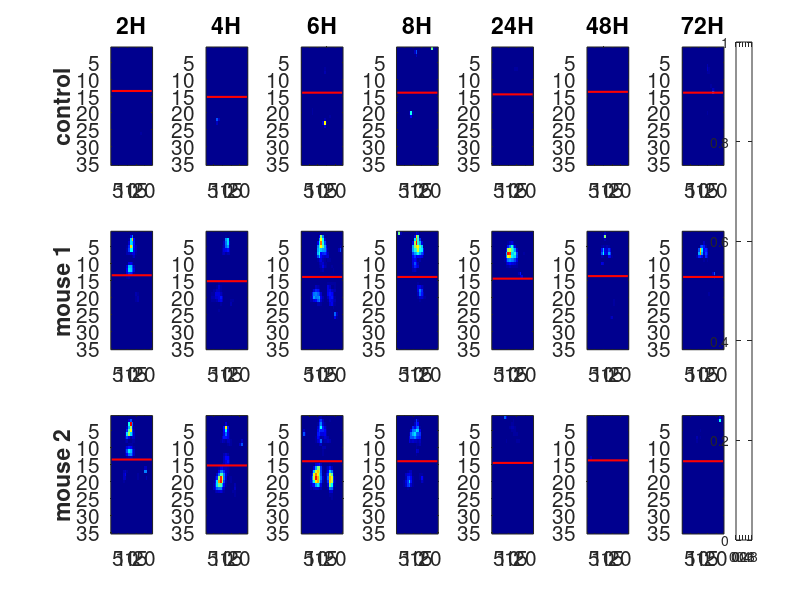

Recreate this plot in MATLAB. (Note: this script raises an error after producing the figure.)
%% Compile all the image information from the experiment BalbC-WT-PAK_P1-2015-02-24-Female in a single data structure
% In the experiment WT immunocompetent mice were treated with phage

clc
clear
close all

%% Load the image information from 2 to 72 hours post infection

load mice_data_2H.mat
load mice_data_4H.mat
load mice_data_6H.mat
load mice_data_8H.mat
load mice_data_24H.mat
load mice_data_48H.mat
load mice_data_72H.mat

load border_2H.mat
load border_4H.mat
load border_6H.mat
load border_8H.mat
load border_24H.mat
load border_48H.mat
load border_72H.mat


% pad zeros so all images are of the same size (n x m)
default_size = [35 24];
num_mice = size(mice_data_2H, 3);
for n = 1:num_mice
    
    if n <= size(mice_data_2H, 3)
        
        img_size = size(mice_data_2H(:,:,n));
        img = mice_data_2H(:,:,n);
        check_size = (img_size == default_size);
        time = {'H2'};
              
        
        if sum(check_size) == 2
            
            all_data(n).(time{1}) = img;
            
        elseif sum(check_size) == 1
            
            ind_pad = find(~check_size);
            num_to_pad = default_size(ind_pad) - img_size(ind_pad);
            if ind_pad == 1
                
                zero_pad = zeros(num_to_pad, img_size(2));
                img_wpad = [img; zero_pad];
            else
                zero_pad = zeros(img_size(1), num_to_pad);
                img_wpad = [img zero_pad];
            end
            
           all_data(n).(time{1}) = img_wpad;
            
        else
            rows_to_pad = default_size(1) - img_size(1);
            cols_to_pad = default_size(2) - img_size(2);
            zero_pad_rows = zeros(rows_to_pad, img_size(2));
            img_wpad = [img; zero_pad_rows];
            img_size_wpad = size(img_wpad);
            zero_pad_cols = zeros(img_size_wpad(1), cols_to_pad);
            img_wpad = [img_wpad zero_pad_cols];
            all_data(n).(time{1}) = img_wpad;
        end
        
        disp(size(all_data(n).(time{1})))
        top_bottom = all_data(n).(time{1});
        border = border_2H;
        border = round(border);
        if numel(border) == 1
            
            top_data(n).(time{1}) = top_bottom(1:border, :);
            bottom_data(n).(time{1}) = top_bottom(border+1:end, :);
            
        else
            
            top_data(n).(time{1}) = top_bottom(1:border(n), :);
            bottom_data(n).(time{1}) = top_bottom(border(n)+1:end, :);
            
        end
        
    end
    
end

default_size = [35 24];
num_mice = size(mice_data_4H, 3);
for n = 1:num_mice
    
    if n <= size(mice_data_4H, 3)
        
        img_size = size(mice_data_4H(:,:,n));
        img = mice_data_4H(:,:,n);
        check_size = (img_size == default_size);
        time = {'H4'};
        
        if sum(check_size) == 2
            
            all_data(n).(time{1}) = img;
            
        elseif sum(check_size) == 1
            
            ind_pad = find(~check_size);
            num_to_pad = default_size(ind_pad) - img_size(ind_pad);
            if ind_pad == 1
                
                zero_pad = zeros(num_to_pad, img_size(2));
                img_wpad = [img; zero_pad];
            else
                zero_pad = zeros(img_size(1), num_to_pad);
                img_wpad = [img zero_pad];
            end
            
            all_data(n).(time{1}) = img_wpad;
            
        else
            rows_to_pad = default_size(1) - img_size(1);
            cols_to_pad = default_size(2) - img_size(2);
            zero_pad_rows = zeros(rows_to_pad, img_size(2));
            img_wpad = [img; zero_pad_rows];
            img_size_wpad = size(img_wpad);
            zero_pad_cols = zeros(img_size_wpad(1), cols_to_pad);
            img_wpad = [img_wpad zero_pad_cols];
            all_data(n).(time{1}) = img_wpad;
        end
        
        disp(size(all_data(n).(time{1})))
        top_bottom = all_data(n).(time{1});
        border = border_4H;
        border = round(border);
        if numel(border) == 1
            
            top_data(n).(time{1}) = top_bottom(1:border, :);
            bottom_data(n).(time{1}) = top_bottom(border+1:end, :);
            
        else
            
            top_data(n).(time{1}) = top_bottom(1:border(n), :);
            bottom_data(n).(time{1}) = top_bottom(border(n)+1:end, :);
            
        end
    end
    
end


default_size = [35 24];
num_mice = size(mice_data_6H, 3);
for n = 1:num_mice
    
    if n <= size(mice_data_6H, 3)
        
        img_size = size(mice_data_6H(:,:,n));
        img = mice_data_6H(:,:,n);
        check_size = (img_size == default_size);
        time = {'H6'};
        
        if sum(check_size) == 2
            
            all_data(n).(time{1}) = img;
            
        elseif sum(check_size) == 1
            
            ind_pad = find(~check_size);
            num_to_pad = default_size(ind_pad) - img_size(ind_pad);
            if ind_pad == 1
                
                zero_pad = zeros(num_to_pad, img_size(2));
                img_wpad = [img; zero_pad];
            else
                zero_pad = zeros(img_size(1), num_to_pad);
                img_wpad = [img zero_pad];
            end
            
            all_data(n).(time{1}) = img_wpad;
            
        else
            rows_to_pad = default_size(1) - img_size(1);
            cols_to_pad = default_size(2) - img_size(2);
            zero_pad_rows = zeros(rows_to_pad, img_size(2));
            img_wpad = [img; zero_pad_rows];
            img_size_wpad = size(img_wpad);
            zero_pad_cols = zeros(img_size_wpad(1), cols_to_pad);
            img_wpad = [img_wpad zero_pad_cols];
            all_data(n).(time{1}) = img_wpad;
        end
        
        disp(size(all_data(n).(time{1})))
        top_bottom = all_data(n).(time{1});
        border = border_6H;
        border = round(border);
        if numel(border) == 1
            
            top_data(n).(time{1}) = top_bottom(1:border, :);
            bottom_data(n).(time{1}) = top_bottom(border+1:end, :);
            
        else
            
            top_data(n).(time{1}) = top_bottom(1:border(n), :);
            bottom_data(n).(time{1}) = top_bottom(border(n)+1:end, :);
            
        end
    end
    
end


default_size = [35 24];
num_mice = size(mice_data_8H, 3);
for n = 1:num_mice
    
    if n <= size(mice_data_8H, 3)
        
        img_size = size(mice_data_8H(:,:,n));
        img = mice_data_8H(:,:,n);
        check_size = (img_size == default_size);
        time = {'H8'};
        
        if sum(check_size) == 2
            
            all_data(n).(time{1}) = img;
            
        elseif sum(check_size) == 1
            
            ind_pad = find(~check_size);
            num_to_pad = default_size(ind_pad) - img_size(ind_pad);
            if ind_pad == 1
                
                zero_pad = zeros(num_to_pad, img_size(2));
                img_wpad = [img; zero_pad];
            else
                zero_pad = zeros(img_size(1), num_to_pad);
                img_wpad = [img zero_pad];
            end
            
            all_data(n).(time{1}) = img_wpad;
            
        else
            rows_to_pad = default_size(1) - img_size(1);
            cols_to_pad = default_size(2) - img_size(2);
            zero_pad_rows = zeros(rows_to_pad, img_size(2));
            img_wpad = [img; zero_pad_rows];
            img_size_wpad = size(img_wpad);
            zero_pad_cols = zeros(img_size_wpad(1), cols_to_pad);
            img_wpad = [img_wpad zero_pad_cols];
            all_data(n).(time{1}) = img_wpad;
        end
        
        disp(size(all_data(n).(time{1})))
        top_bottom = all_data(n).(time{1});
        border = border_8H;
        border = round(border);
        if numel(border) == 1
            
            top_data(n).(time{1}) = top_bottom(1:border, :);
            bottom_data(n).(time{1}) = top_bottom(border+1:end, :);
            
        else
            
            top_data(n).(time{1}) = top_bottom(1:border(n), :);
            bottom_data(n).(time{1}) = top_bottom(border(n)+1:end, :);
            
        end
    end
    
end


default_size = [35 24];
num_mice = size(mice_data_24H, 3);
for n = 1:num_mice
    
    
    if n <= size(mice_data_24H, 3)
        
        img_size = size(mice_data_24H(:,:,n));
        img = mice_data_24H(:,:,n);
        check_size = (img_size == default_size);
        time = {'H24'};
        
        if sum(check_size) == 2
            
            all_data(n).(time{1}) = img;
            
        elseif sum(check_size) == 1
            
            ind_pad = find(~check_size);
            num_to_pad = default_size(ind_pad) - img_size(ind_pad);
            if ind_pad == 1
                
                zero_pad = zeros(num_to_pad, img_size(2));
                img_wpad = [img; zero_pad];
            else
                zero_pad = zeros(img_size(1), num_to_pad);
                img_wpad = [img zero_pad];
            end
            
            all_data(n).(time{1}) = img_wpad;
            
        else
            rows_to_pad = default_size(1) - img_size(1);
            cols_to_pad = default_size(2) - img_size(2);
            zero_pad_rows = zeros(rows_to_pad, img_size(2));
            img_wpad = [img; zero_pad_rows];
            img_size_wpad = size(img_wpad);
            zero_pad_cols = zeros(img_size_wpad(1), cols_to_pad);
            img_wpad = [img_wpad zero_pad_cols];
            all_data(n).(time{1}) = img_wpad;
        end
        
        disp(size(all_data(n).(time{1})))
        top_bottom = all_data(n).(time{1});
        border = border_24H;
        border = round(border);
        if numel(border) == 1
            
            top_data(n).(time{1}) = top_bottom(1:border, :);
            bottom_data(n).(time{1}) = top_bottom(border+1:end, :);
            
        else
            
            top_data(n).(time{1}) = top_bottom(1:border(n), :);
            bottom_data(n).(time{1}) = top_bottom(border(n)+1:end, :);
            
        end
    end
    
end

default_size = [35 24];
num_mice = size(mice_data_48H, 3);
for n = 1:num_mice
    
    
    if n <= size(mice_data_48H, 3)
        
        img_size = size(mice_data_48H(:,:,n));
        img = mice_data_48H(:,:,n);
        check_size = (img_size == default_size);
        time = {'H48'};
        
        if sum(check_size) == 2
            
            all_data(n).(time{1}) = img;
            
        elseif sum(check_size) == 1
            
            ind_pad = find(~check_size);
            num_to_pad = default_size(ind_pad) - img_size(ind_pad);
            if ind_pad == 1
                
                zero_pad = zeros(num_to_pad, img_size(2));
                img_wpad = [img; zero_pad];
            else
                zero_pad = zeros(img_size(1), num_to_pad);
                img_wpad = [img zero_pad];
            end
            
            all_data(n).(time{1}) = img_wpad;
            
        else
            rows_to_pad = default_size(1) - img_size(1);
            cols_to_pad = default_size(2) - img_size(2);
            zero_pad_rows = zeros(rows_to_pad, img_size(2));
            img_wpad = [img; zero_pad_rows];
            img_size_wpad = size(img_wpad);
            zero_pad_cols = zeros(img_size_wpad(1), cols_to_pad);
            img_wpad = [img_wpad zero_pad_cols];
            all_data(n).(time{1}) = img_wpad;
        end
        
        disp(size(all_data(n).(time{1})))
        top_bottom = all_data(n).(time{1});
        border = border_48H;
        border = round(border);
        if numel(border) == 1
            
            top_data(n).(time{1}) = top_bottom(1:border, :);
            bottom_data(n).(time{1}) = top_bottom(border+1:end, :);
            
        else
            
            top_data(n).(time{1}) = top_bottom(1:border(n), :);
            bottom_data(n).(time{1}) = top_bottom(border(n)+1:end, :);
            
        end
    end
    
end


default_size = [35 24];
num_mice = size(mice_data_72H, 3);
for n = 1:num_mice
    
    if n <= size(mice_data_72H, 3)
        
        img_size = size(mice_data_72H(:,:,n));
        img = mice_data_72H(:,:,n);
        check_size = (img_size == default_size);
        time = {'H72'};
        
        if sum(check_size) == 2
            
            all_data(n).(time{1}) = img;
            
        elseif sum(check_size) == 1
            
            ind_pad = find(~check_size);
            num_to_pad = default_size(ind_pad) - img_size(ind_pad);
            if ind_pad == 1
                
                zero_pad = zeros(num_to_pad, img_size(2));
                img_wpad = [img; zero_pad];
            else
                zero_pad = zeros(img_size(1), num_to_pad);
                img_wpad = [img zero_pad];
            end
            
            all_data(n).(time{1}) = img_wpad;
            
        else
            rows_to_pad = default_size(1) - img_size(1);
            cols_to_pad = default_size(2) - img_size(2);
            zero_pad_rows = zeros(rows_to_pad, img_size(2));
            img_wpad = [img; zero_pad_rows];
            img_size_wpad = size(img_wpad);
            zero_pad_cols = zeros(img_size_wpad(1), cols_to_pad);
            img_wpad = [img_wpad zero_pad_cols];
            all_data(n).(time{1}) = img_wpad;
        end
        
        disp(size(all_data(n).(time{1})))
        top_bottom = all_data(n).(time{1});
        border = border_72H;
        border = round(border);
        if numel(border) == 1
            
            top_data(n).(time{1}) = top_bottom(1:border, :);
            bottom_data(n).(time{1}) = top_bottom(border+1:end, :);
            
        else
            
            top_data(n).(time{1}) = top_bottom(1:border(n), :);
            bottom_data(n).(time{1}) = top_bottom(border(n)+1:end, :);
            
        end
    end
    
end

flag_border = 1;
split(1).b = border_2H;
split(2).b = border_4H;
split(3).b = border_6H;
split(4).b = border_8H;
split(5).b = border_24H;
split(6).b = border_48H;
split(7).b = border_72H;

num_mice = length(all_data);
times = length(fieldnames(all_data));
time_labels = fieldnames(all_data);
sub_count = 1;
when_time = 1:7;
when_mouse_label = [1 8 15 22 29];
figure(1);
for n = 1:num_mice
    
    for t = 1:times
        
        if ~isempty(all_data(n).(time_labels{t}))
            
            subplot(num_mice, times, sub_count)
            imagesc(all_data(n).(time_labels{t}), [0 1])
            axis tight;
            colormap(jet);
            
            if flag_border
                if numel(split(t).b) == 1
                    hold on
                    plot([1 size(all_data(n).(time_labels{t}), 2)], [split(t).b split(t).b], '-r', 'linewidth', 1.5)
                    hold off
                else
                    hold on
                    plot([1 size(all_data(n).(time_labels{t}), 2)], [split(t).b(n) split(t).b(n)], '-r', 'linewidth', 1.5)
                    hold off
                end
            end
            
            if ismember(sub_count, when_time)
                lab = time_labels{t};
                title([lab(2:end) lab(1)])
            end
            if ismember(sub_count, when_mouse_label)
                if n ~=1
                    ylabel(['mouse ' num2str(n-1)],'fontweight','bold')
                else
                    ylabel('control', 'fontweight','bold')
                end
            end
            
            set(gca, 'fontsize', 15)
            sub_count = sub_count + 1;
            
        else
            sub_count = sub_count + 1;
        end
        
        
    end
end

cb = colorbar('Position', [0.92 0.1 0.02 0.83], 'fontsize', 15, 'fontweight', 'bold');
cb.Label.String = 'Pixel intensity';
set(gcf, 'position', [303         367        1908         941])
% fig_dir =  '/Users/rrodriguez77/Dropbox (GaTech)/images_mice_NIHphage_New_desktop/IVIS_CHM2017_data_fig/figures/';
% saveas(gcf,[fig_dir 'data_IposPpos_2015_02_24_female'],'epsc')

%% Save and organize image data

data_IposPpos_2015_02_24_female.data = all_data;
data_IposPpos_2015_02_24_female.live= [2 3];
data_IposPpos_2015_02_24_female.dead = [ ];
data_IposPpos_2015_02_24_female.top = top_data;
data_IposPpos_2015_02_24_female.bottom = bottom_data;

% save('../data/data_IposPpos_2015_02_24_female.mat', 'data_IposPpos_2015_02_24_female');
